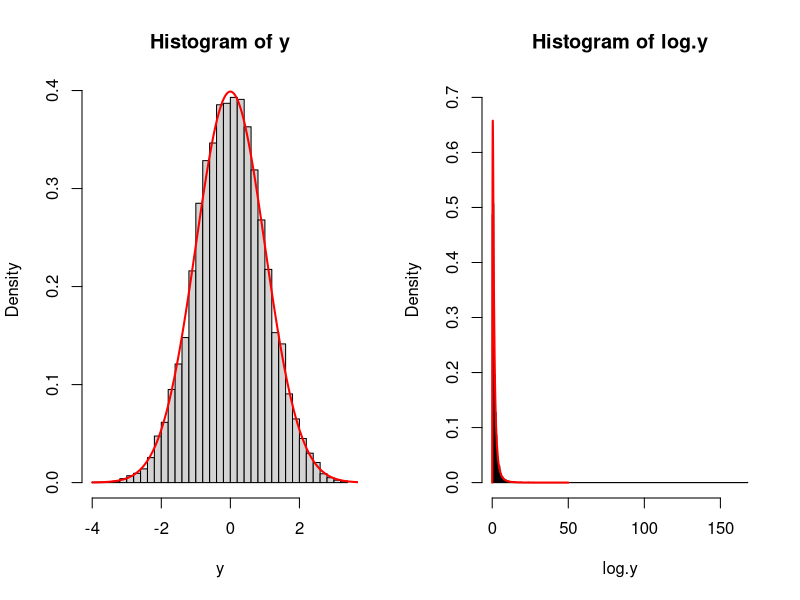
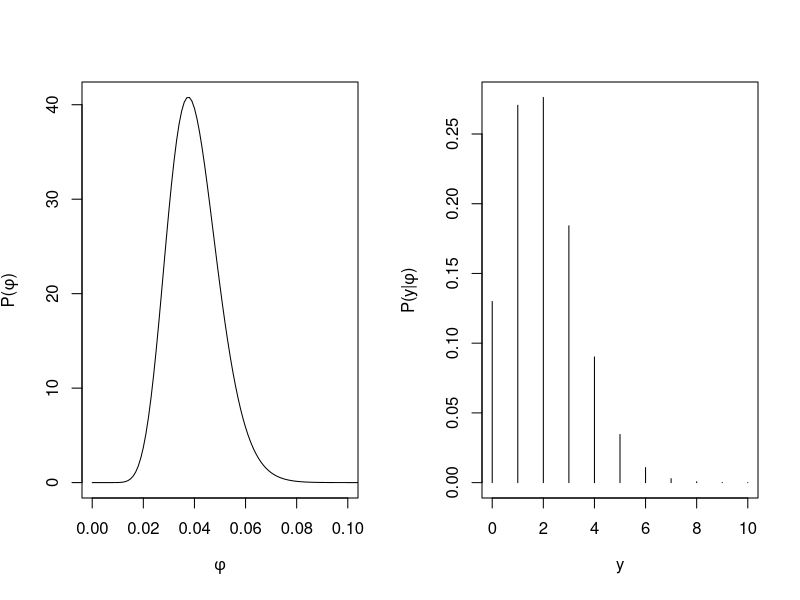
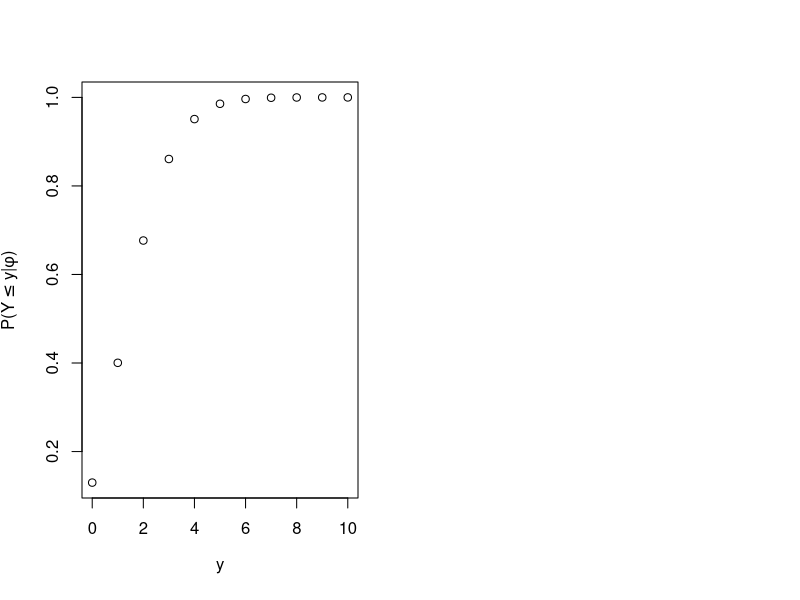
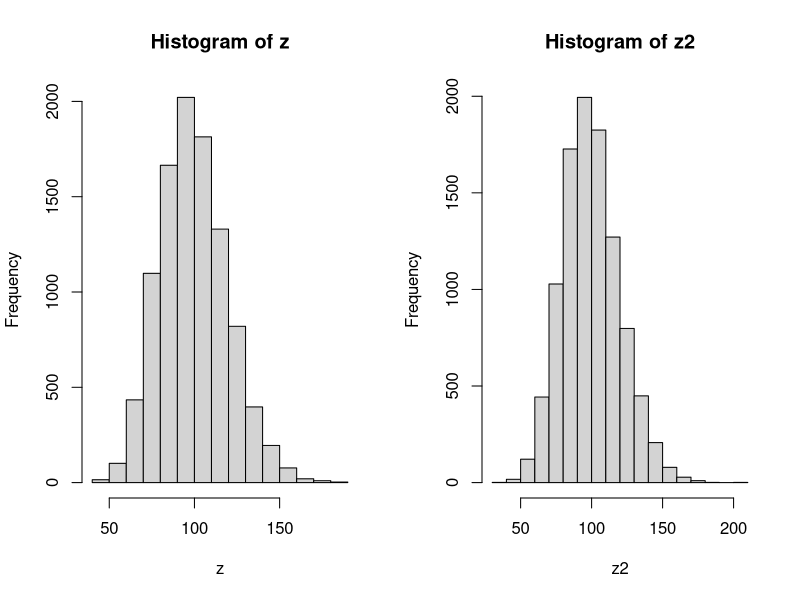
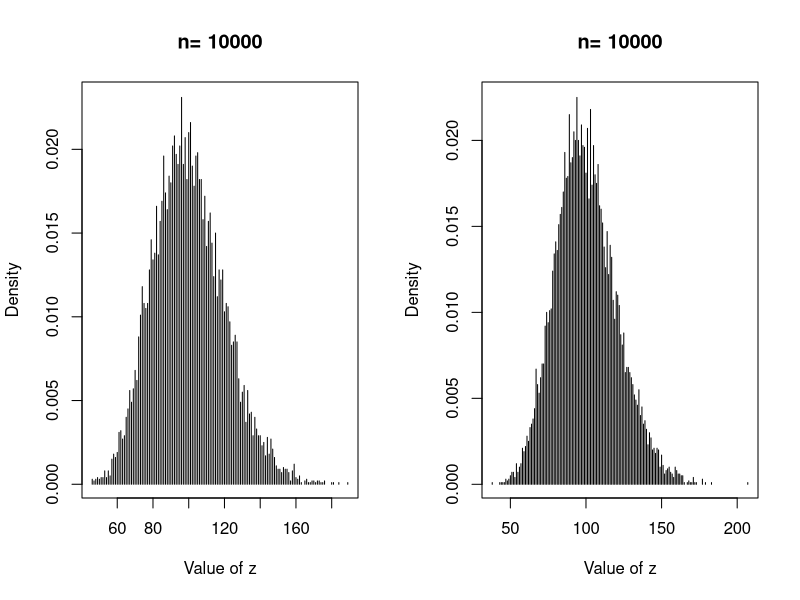
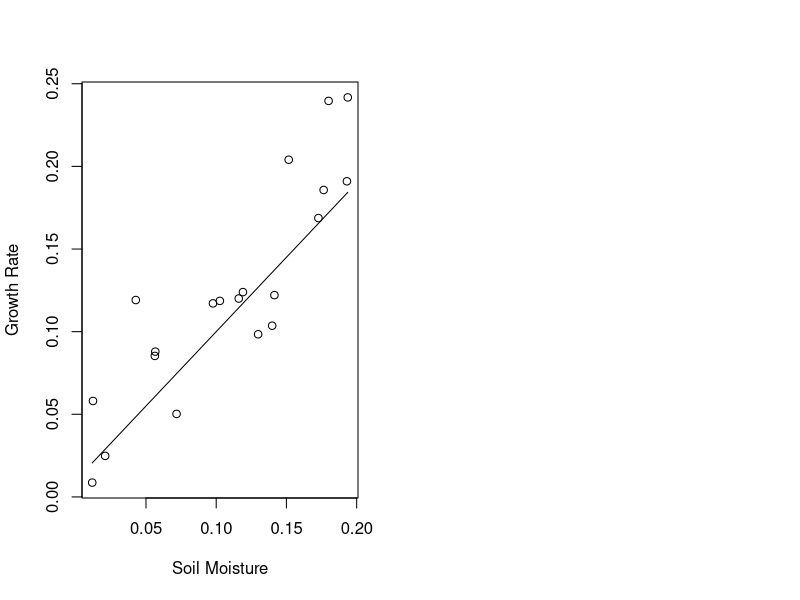

The R script that drew these images, in order:
## ---- chunk 1
rm(list = ls())
library(knitr)
knitr::opts_chunk$set(cache = FALSE, warnings = FALSE, tidy = FALSE)

# uncomment out this to generate key
 nokey = FALSE; key = TRUE

# uncomment out this to generate exercise
# nokey = TRUE; key = FALSE
## ---- chunk 2
lambda <- 33.32
n <- 10000
y <- rpois(n, lambda)
mean(y)
var(y)
quantile (y, c(0.025, 0.975))
## ---- chunk 3

prob <- c(.07,.13,.15,.23,.42)
size <- 80 
n <- 1 
rmultinom(n, size, prob)
## ---- chunk 4
x <- 94 
mean <- 103.4
sd <- 23.3
dnorm(x, mean, sd)

q <- c(110, 90) 
p.bound <- pnorm(q, mean = mean, sd = sd)
p.bound[1] - p.bound[2]
## ---- chunk 5
x <- 4 
size <- 24
p <- 0.12
dbinom(x, size, p)
## ---- chunk 6
p <- c(0.56, 0.06, 0.16, 0.22)
y <- c(65, 4, 25, 26)

dmultinom(x = y, prob = p)
## ---- chunk 7
mu <- 1.9
sigma <- 1.4
p <- 0.025
qnorm(p, mu, sigma)
## ---- chunk 8
mu <- 103.4
sd <- 23.2
shape <- mu**2/sd**2
rate <- mu/sd**2
x <- 94
dgamma(x, shape, rate)

q <- c(110, 90)
p.bound <- pgamma(q, shape, rate)
p.bound[1] - p.bound[2]
## ---- chunk 9
par(mfrow=c(1,2))

mean <- 0
sd <- 1
y <- rnorm (10000, mean = mean, sd = sd)
hist(y, breaks = 50, prob = TRUE) 
x  <- seq(-4, 4, .01)
z <- dnorm(x, mean = mean, sd = sd)
lines(x, z, col = "red", lwd = 2)

log.y <- rlnorm(10000, meanlog = mean, sdlog = sd)
hist(log.y, ylim=c(0, .7), breaks = 250, prob = TRUE) 
log.x <- seq(0, 50, .01)
z <- dlnorm(log.x, meanlog = mean, sdlog = sd)
lines(log.x, z, col = "red", lwd = 2)
## ---- chunk 10
median(y)
mean(y)
var(y)

median <- exp(mean)
(mean.log.y <- exp(mean + sd^2/2))
mean(log.y)
(var.log.y <- (exp(sd^2) - 1) * exp(2*mean + sd^2))
var(log.y)
## ---- chunk 11

shape_from_stats <- function(mu , sigma){
          a <-(mu^2-mu^3-mu*sigma^2)/sigma^2
          b <- (mu-2*mu^2+mu^3-sigma^2+mu*sigma^2)/sigma^2
         shape_ps <- c(a,b)
         return(shape_ps)
}

phi <- 0.04
sd <- 0.01
n <- 50

# calc prior parameters
b <- shape_from_stats(mu=phi, sigma=sd)
x <- seq(0,.2,.001)
y <- dbeta(x,b[1],b[2])
plot(x,y,type='l', 
     ylab = expression(paste("P(",phi,")")), 
     xlab = expression(phi),
     xlim = c(0,0.1))
         
## ---- chunk 12

#probability of 5 occupied
x <- 5
phi <- 0.04
n <- 50

dbinom(x=x,p=phi,size=n)

#plot the propability of the data
x <- seq(0,10)
y <- dbinom(x=x,p=phi,size=n)
plot(x,y,typ='h',
     ylab=expression(paste("P(y|",phi,")"),),
     xlab=expression(y))

## ---- chunk 13

#prob at least 5 occupied
q <- 4
phi <- 0.04
n <- 50
1-pbinom(q=q,p=phi,size=n)
x <- seq(0,10)
y <- pbinom(q=x,p=phi,size=n)
plot(x,y,
     ylab=expression(paste("P(",Y<=y,"|",phi,")")),
     xlab=expression(y))

## ---- chunk 14

#simulate 0-1 data, which is equivalent to Bernoulli since size=1
n <- 75
size <- 1
phi <- 0.04

y.sim <- rbinom(n=n,size=size,prob=phi)
y.sim
## ---- chunk 15
## r (kappa) is dispersion called "size" in R
n <- 10000
lambda <- 100
sigma <- sqrt(400)
r <- lambda^2/(sigma^2-lambda)
z <- rnbinom(n,mu=lambda,size=r)
mean(z)
sd(z)
## ---- chunk 16
## Parameterized for JAGS using probabilty parameter
n <- 10000
lambda <- 100
sigma <- sqrt(400)
r <- lambda^2/(sigma^2-lambda)
z2 <- rnbinom(n,prob=r/(r+lambda),size=r)
mean(z2)
sd(z2)

# Alternatively
lambda <- 100
r <- lambda^2/(sigma^2-lambda)
sigma <- sqrt(lambda + lambda^2/r)
z <- rnbinom(n, mu=lambda, size=r)
## ---- chunk 17
## Parameterized for JAGS using probabilty parameter
n <- 10000
lambda <- 100
sigma <- sqrt(400)
r <- lambda^2/(sigma^2-lambda)

z <- rnbinom(n,mu=lambda,size=r) #first parameterization
z2 <- rnbinom(n,prob=r/(r+lambda),size=r) #second parameterization

par(mfrow=c(1,2))
hist(z)
hist(z2)

library(plyr)
y <- count(z)
dens <- y$freq/n
y <- cbind(y,dens)
plot(y$x,y$dens, type="h", 
     ylab="Density",
     xlab="Value of z",
     main=paste("n=",n))
y <- count(z2)
dens <- y$freq/n
y <- cbind(y,dens)
plot(y$x,y$dens, type="h", 
     ylab="Density",
     xlab="Value of z",
     main=paste("n=",n))
## ---- chunk 18
x <- runif(20,0.01,0.2)
mu <- 0.01 + 0.9*x
sigma <- 0.03
alpha <- mu^2/sigma^2
beta <- mu/sigma^2
y <- rgamma(length(mu), alpha, beta)
plot(x,y,
     xlab="Soil Moisture",
     ylab="Growth Rate")
lines(x,mu)

